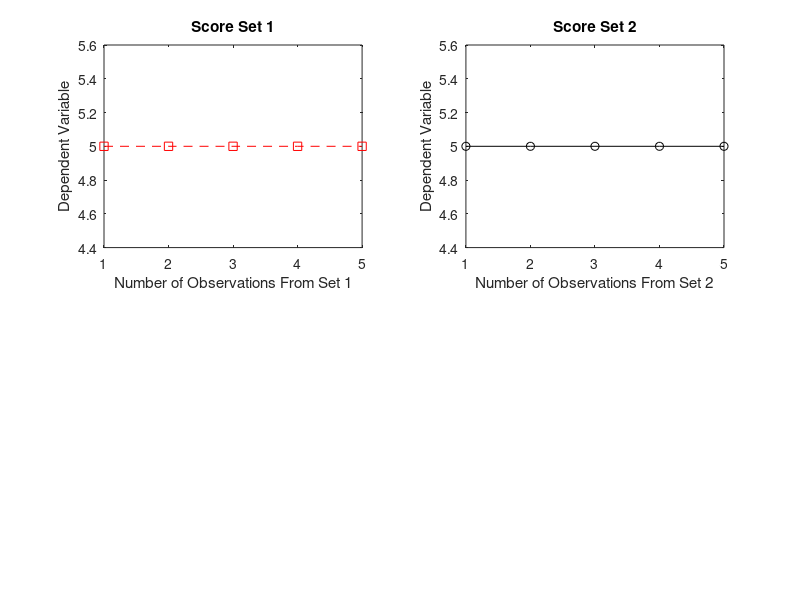

The MATLAB script that drew this image:
%%This program was written by Joshua Rochotte on 2/29/16. 

clear all;
close all;  %house keeping
clc;
disp('I am going to ask you for the number of scores in set one and two.'); %welcoming display message pre-promting user input
disp('Keep in mind that the number of scores in each set needs to be the same.');
x=input('How Many Scores are there in Set 1? ');%recieve user input for the two variables
y=input('How Many Scores are there in Set 2? ');
if x == y
    disp('Lets proceed');%error check to ensure that the lengths are going to be equal
else
    disp('Try again');
    x=input('How Many Scores are there in Set 1? ');%rewrites values for the variables if errors persist
    y=input('How Many Scores are there in Set 2? ');
    
end
 %extra variables needed to aid in indexing the loop
b=1;
d=1;
for i=1:x
    str=input(sprintf('Enter the value for Set 1 score %d  ',b )); %displays the current position in the matrix
    x(b)= str; %stores string data into matrix x
    b=b+1; %incrementation
    
end
for j=1:y
    str2=input(sprintf('Enter the value for Set 2 score %d  ', d )); %as above in line 24 but for the second matrix
    y(d)= str2;
    d=d+1; %as above
end
disp(x)%friendly displaying of the data entered. felt it may be useful to the user.
disp(y)
%below is the r statistic calculation, where n is substituted for the
%length of the x matrix. I did not supress the R value so it should display
%in the window
R= (length(x)*(sum(x.*y))-(sum(x)*sum(y)))/sqrt((length(x)*(sum(x.^2))-(sum(x).^2 ))*(length(x)*(sum(y.^2))-(sum(y).^2)))

if R>=0
    disp('Those scores are positively correlated :)')%display result to user given the value of R
else
    disp('Those scores are negatively correlated :( ');
end

figure %create a figure in which a subplot will be created
subplot(2,2,1)%referrences subplot 1 of 2
plot(x,'--rs')% plots x data using dashes and red square syntax
xlabel('Number of Observations From Set 1');%labels the x and y axis respectively
ylabel('Dependent Variable');
title('Score Set 1');%this gives the graph a title

subplot(2,2,2) %as above
plot(y,'-ko')
xlabel('Number of Observations From Set 2');
ylabel('Dependent Variable');
title('Score Set 2');

save('Rdata.mat','R','x','y')%this function saves the data file with the given name and will only save the requested variables.
%Im feeling really good about this program. Happy Leap Day to Me!!